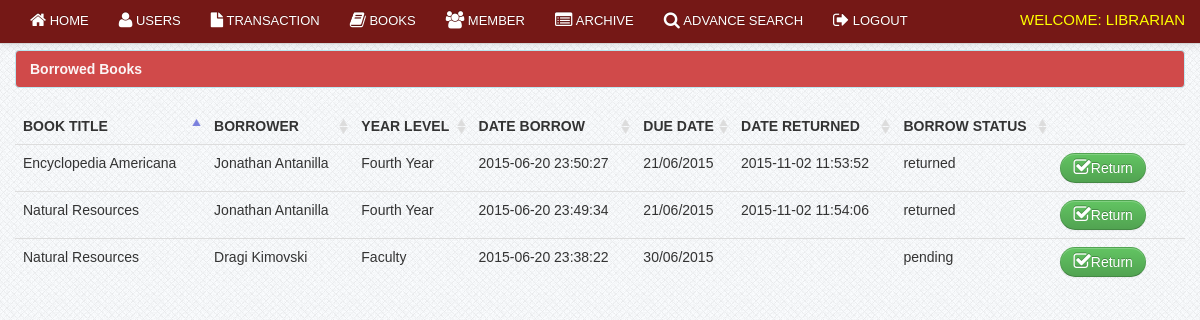
Page /librarian/view_borrow.php (signed in) on the committed database.
### tables this page shows
CREATE TABLE IF NOT EXISTS `borrow` (
`borrow_id` int(11) NOT NULL,
  `member_id` bigint(50) NOT NULL,
  `date_borrow` varchar(100) NOT NULL,
  `due_date` varchar(100) DEFAULT NULL
);

CREATE TABLE IF NOT EXISTS `book` (
`book_id` int(11) NOT NULL,
  `book_title` varchar(100) NOT NULL,
  `category_id` int(50) NOT NULL,
  `author` varchar(50) NOT NULL,
  `book_copies` int(11) NOT NULL,
  `book_pub` varchar(100) NOT NULL,
  `publisher_name` varchar(100) NOT NULL,
  `isbn` varchar(50) NOT NULL,
  `copyright_year` int(11) NOT NULL,
  `date_receive` varchar(20) NOT NULL,
  `date_added` datetime NOT NULL,
  `status` varchar(30) NOT NULL
);

CREATE TABLE IF NOT EXISTS `member` (
`member_id` int(11) NOT NULL,
  `firstname` varchar(100) NOT NULL,
  `lastname` varchar(100) NOT NULL,
  `gender` varchar(10) NOT NULL,
  `address` varchar(100) NOT NULL,
  `contact` varchar(100) NOT NULL,
  `type` varchar(100) NOT NULL,
  `year_level` varchar(100) NOT NULL,
  `status` varchar(100) NOT NULL
);

CREATE TABLE IF NOT EXISTS `borrowdetails` (
`borrow_details_id` int(11) NOT NULL,
  `book_id` int(11) NOT NULL,
  `borrow_id` int(11) NOT NULL,
  `borrow_status` varchar(50) NOT NULL,
  `date_return` varchar(100) NOT NULL
);

### librarian/view_borrow.php (the view, shortened to what this page needs)
<?php include('header.php'); ?>
<?php include('navbar_borrow.php'); ?>
    <div class="container">
		<div class="margin-top">
			<div class="row">
				<div class="span12">
						<div class="alert alert-info"><strong>Borrowed Books</strong></div>
                            <table cellpadding="0" cellspacing="0" border="0" class="table" id="example">
                                <thead>
                                    <tr>
                                        <th>Book title</th>
                                        <th>Borrower</th>
                                        <th>Year Level</th>
                                        <th>Date Borrow</th>
                                        <th>Due Date</th>
                                        <th>Date Returned</th>
										<th>Borrow Status</th>
                                    </tr>
                                </thead>
                                <tbody>
                                  <?php  $user_query=mysql_query("select * from borrow
								LEFT JOIN member ON borrow.member_id = member.member_id
								LEFT JOIN borrowdetails ON borrow.borrow_id = borrowdetails.borrow_id
								LEFT JOIN book on borrowdetails.book_id =  book.book_id
								ORDER BY borrow.borrow_id DESC
								  ")or die(mysql_error());
									while($row=mysql_fetch_array($user_query)){
									$id=$row['borrow_id'];
									$borrow_details_id=$row['borrow_details_id'];
									?>
									<tr class="del<?php echo $id ?>">
                                    <td><?php echo $row['book_title']; ?></td>
                                    <td><?php echo $row['firstname']." ".$row['lastname']; ?></td>
                                    <td><?php echo $row['year_level']; ?></td>
									<td><?php echo $row['date_borrow']; ?></td>
                                    <td><?php echo $row['due_date']; ?> </td>
									<td><?php echo $row['date_return']; ?> </td>
									<td><?php echo $row['borrow_status'];?></td>
									<td> <a rel="tooltip"  title="Return" id="<?php echo $borrow_details_id; ?>" href="#delete_book<?php echo $borrow_details_id; ?>" data-toggle="modal"    class="btn btn-success"><i class="icon-check icon-large"></i>Return</a>
                                    <td></td>
                                    </tr>
									<?php  }  ?>
                                </tbody>
                            </table>
			</div>
			</div>
		</div>
    </div>
<?php include('footer.php') ?>

### css/docs.css (style rules this page uses)
body { font-family:'TR Century Gothic',Helvetica,Arial,sans-serif !important; }
.btn { border-radius: 25px !important; }
.alert { text-shadow: none; }
th { text-transform:uppercase; }
.margin-top { margin-top:50px; }
body { background: url(../img/grid_noise.png); position: relative; }

### css/print.css (style rules this page uses)
th { text-align:left; }
td { text-align:left; border-top:1px solid; padding:2px; }
.btn { display:none; }
.alert { display:none; }
body { font-family:arial; font-size:13px; }

### rows in the picture
borrow: book.book_title "Encyclopedia Americana", member.firstname "Jonathan", member.lastname "Antanilla", member.year_level "Fourth Year", date_borrow "2015-06-20 23:50:27", due_date "21/06/2015", borrowdetails.date_return "2015-11-02 11:53:52", borrowdetails.borrow_status "returned"
borrow: book.book_title "Natural Resources", member.firstname "Jonathan", member.lastname "Antanilla", member.year_level "Fourth Year", date_borrow "2015-06-20 23:49:34", due_date "21/06/2015", borrowdetails.date_return "2015-11-02 11:54:06", borrowdetails.borrow_status "returned"
borrow: book.book_title "Natural Resources", member.firstname "Dragi", member.lastname "Kimovski", member.year_level "Faculty", date_borrow "2015-06-20 23:38:22", due_date "30/06/2015", borrowdetails.borrow_status "pending"
